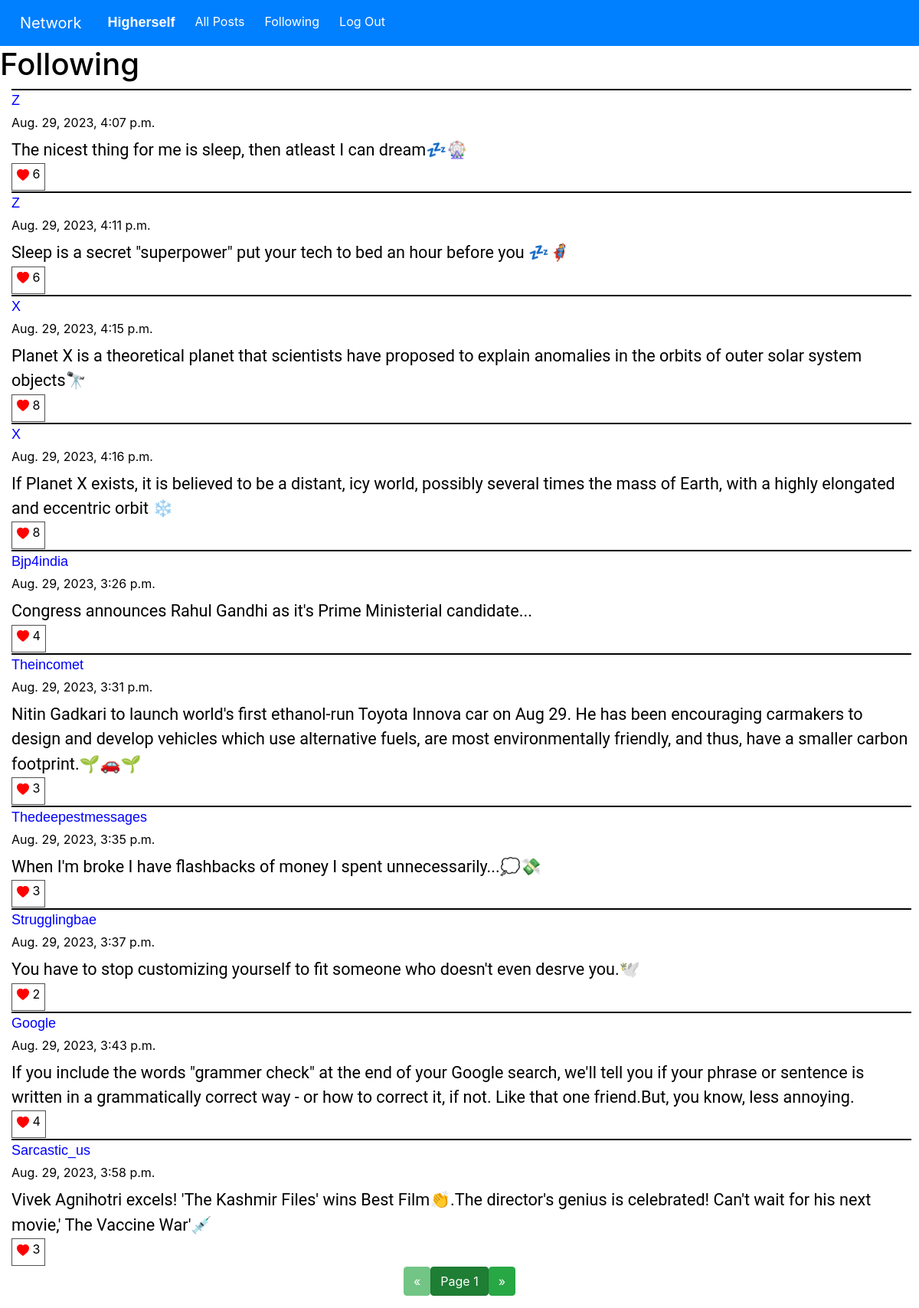
/following/1 (signed in), run on the app's committed database.
### network/models.py (models this page shows, shortened)
class User(AbstractUser):
    pass

class Posts(models.Model):
    content = models.TextField(blank=False)
    user = models.ForeignKey(User, on_delete=models.CASCADE, related_name="user_posts")
    like = models.IntegerField(default=0)
    time = models.DateTimeField(auto_now_add=True)

### network/views.py (the view)
# urls.py: path("following/<int:page_id>", views.follow_view, name="following"),
def follow_view(request, page_id):
    followed_usr = Follower.objects.get(user=request.user).followed_users.all()
    posts = Posts.objects.filter(user__in=followed_usr)
    posts = Paginator(posts, 10).page(page_id)
    liked_posts = liked_list(posts, request.user)
    return render(request, "network/following.html", {
        "posts": posts,
        "liked_posts": liked_posts,
        "pages": "following"
    })

### network/views.py (called while the page is built)
def liked_list(posts, user):
    liked_posts = []
    for post in posts:
        for p in post.liked_usr.all():
            for usr in p.liked_users.all():
                if usr == user:
                    liked_posts.append(post.id)
    return liked_posts

### network/templates/network/following.html (shortened to what this page needs)
{% extends "network/layout.html" %}
{% load static %}
{% block body %}
<h1>Following</h1>
        <div id="posts">
            {% for post in posts %}
                <div class="post-item post-content" id="post-item-{{ post.id }}">
                        <p class="post-user">
                            <a href="{% url 'user-posts' post.user.id 1 %}" class="post-user" style="color: blue;"> {{ post.user }}</a>
                        </p>
                        <label class="time-data" style="color: black;">{{ post.time }}</label>
                        <br/>
                        <div class="post-text" style="color: black;" id="post-text-{{ post.id }}">{{ post.content }}</div>
                        {% if user.is_authenticated %}
                            {% if post.id in liked_posts %}
                                <div id="like-btn-{{ post.id }}">
                                    <button class="like-btn" onclick="like_post('{{ post.id }}');">
                                        <svg xmlns="http://www.w3.org/2000/svg" width="16" height="16" fill="red" class="bi bi-heart-fill" viewBox="0 0 16 16">
                                            <path fill-rule="evenodd" d="M8 1.314C12.438-3.248 23.534 4.735 8 15-7.534 4.736 3.562-3.248 8 1.314z"/>
                                        </svg>
                                        <label class="bi-heart" id="like-no-{{ post.id }}">{{ post.like }}</label>
                                    </button>
                                </div>
                            {% endif %}
                        {% endif %}
                </div>
            {% endfor %}
        </div>
    </div>
    <nav aria-label="Page navigation">
            <ul class="pagination justify-content-center">
            {% if posts.has_previous %}
            <li>
                <a href="{% url pages posts.previous_page_number %}">
                <button class="btn btn-success"> &laquo; </button>
                </a>
            </li>
            {% else %}
            <li>
                <button class="btn btn-success" disabled> &laquo; </button>
            </li>
            {% endif %}
            <li>
                <a href="#">
                    <button class="btn btn-success active">Page {{ posts.number }}</button>
                </a>
            </li>
            {% if posts.has_next %}
            <li>
                <a href="{% url pages posts.next_page_number %}">
                    <button class="btn btn-success"> &raquo; </button>
                </a>
            </li>
            {% else %}
                <li>
                    <button class="btn btn-success" disabled> &raquo; </button>
                </li>
            {% endif %}
            </ul>
    </nav>
{% endblock %}

### network/templates/network/layout.html (shortened to what this page needs)
{% load static %}
<!DOCTYPE html>
<html lang="en">
    <head>
        <link rel="stylesheet" href="https://stackpath.bootstrapcdn.com/bootstrap/4.4.1/css/bootstrap.min.css">
        <link href="{% static 'network/styles.css' %}" rel="stylesheet">
    </head>
    <body>
        <nav class="navbar navbar-expand-lg navbar-dark" style="background-color:#007FFF;" id="bar">
            <a class="navbar-brand" href="{% url 'index' %}" style="color: white;">Network</a>
            <div>
              <ul class="navbar-nav mr-auto">
                {% if user.is_authenticated %}
                    <li class="nav-item">
                        <a class="nav-link post-user" href="{% url 'user-posts' user.id 1 %}" style="color: white;"><strong>{{ user.username }}</strong></a>
                    </li>
                {% endif %}
                <li class="nav-item">
                  <a class="nav-link" href="{% url 'index' %}" style="color: white;">All Posts</a>
                </li>
                {% if user.is_authenticated %}
                    <li class="nav-item">
                        <a class="nav-link" href="{% url 'following' 1 %}" style="color: white;">Following</a>
                    </li>
                    <li class="nav-item">
                        <a class="nav-link" href="{% url 'logout' %}" style="color: white;">Log Out</a>
                    </li>
                {% endif %}
              </ul>
            </div>
          </nav>
        <div class="body">
            {% block body %}
            {% endblock %}
    </body>
</html>

### network/static/network/styles.css (style rules this page uses)
body { background-color: white; color: black; }
#bar { color: #007FFF; }
.navbar-nav { display: flex; flex-direction: row; }
.nav-item, .navbar-brand { padding-left: 10px; }
#posts { margin-left: 10px; margin-right: 10px; }
.post-item { border-top: 2px solid black; font-size: large; }
.post-content { color: black; margin-left: 5px; margin-bottom: 1px; }
.time-data { color: black; font-size: medium; margin-top: 1px; }
.like-btn { background-color: transparent; border: 1px solid #505050; font-size: medium; }
.post-text { font-family: Roboto; font-size: larger; margin-bottom: 1px; }
.post-user { color: black; font-family: Verdana, Geneva, Tahoma, sans-serif; text-transform: capitalize; font-size: large; margin-bottom: 1px; }

### data on the page
User: username "Higherself"
Posts: user "Z", time "Aug. 29, 2023, 4:07 p.m.", content "The nicest thing for me is sleep, then atleast I can dream💤🎡", like "6"
Posts: user "Z", time "Aug. 29, 2023, 4:11 p.m.", content "Sleep is a secret \"superpower\" put your tech to bed an hour before you 💤🦸", like "6"
Posts: user "X", time "Aug. 29, 2023, 4:15 p.m.", content "Planet X is a theoretical planet that scientists have proposed to explain anomalies in the orbits of outer solar system objects🔭", like "8"
Posts: user "X", time "Aug. 29, 2023, 4:16 p.m.", content "If Planet X exists, it is believed to be a distant, icy world, possibly several times the mass of Earth, with a highly elongated and eccentric orbit ❄️", like "8"
Posts: user "Bjp4india", time "Aug. 29, 2023, 3:26 p.m.", content "Congress announces Rahul Gandhi as it's Prime Ministerial candidate...", like "4"
Posts: user "Theincomet", time "Aug. 29, 2023, 3:31 p.m.", content "Nitin Gadkari to launch world's first ethanol-run Toyota Innova car on Aug 29. He has been encouraging carmakers to design and develop vehicles which use alternative fuels, are most environmentally friendly, and thus, have a smaller carbon footprint.🌱🚗🌱", like "3"
Posts: user "Thedeepestmessages", time "Aug. 29, 2023, 3:35 p.m.", content "When I'm broke I have flashbacks of money I spent unnecessarily...💭💸", like "3"
Posts: user "Strugglingbae", time "Aug. 29, 2023, 3:37 p.m.", content "You have to stop customizing yourself to fit someone who doesn't even desrve you.🕊️", like "2"
Posts: user "Google", time "Aug. 29, 2023, 3:43 p.m.", content "If you include the words \"grammer check\" at the end of your Google search, we'll tell you if your phrase or sentence is written in a grammatically correct way - or how to correct it, if not. Like that one friend.But, you know, less annoying.", like "4"
Posts: user "Sarcastic_us", time "Aug. 29, 2023, 3:58 p.m.", content "Vivek Agnihotri excels! 'The Kashmir Files' wins Best Film👏.The director's genius is celebrated! Can't wait for his next movie,' The Vaccine War'💉", like "3"

### other printed values
{{ posts.number }} "1"
